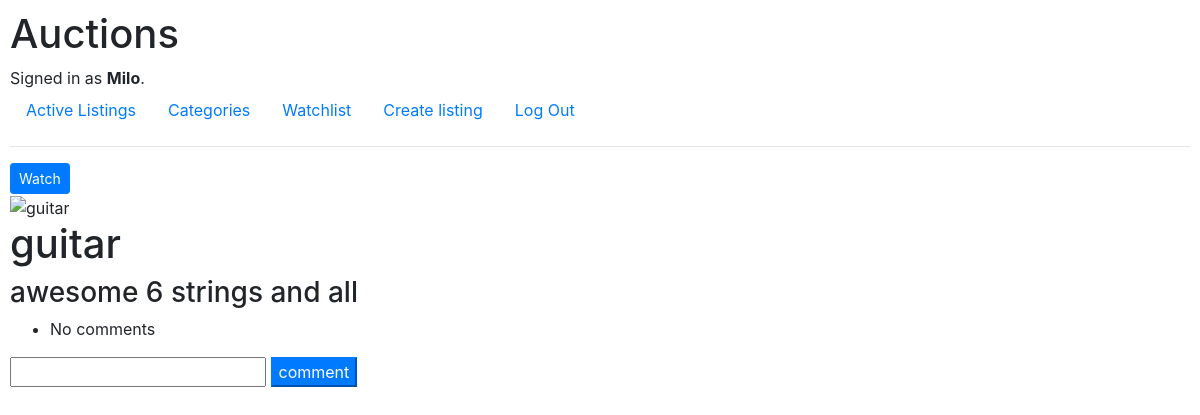
Page /2 (signed in) on the earlier database version.
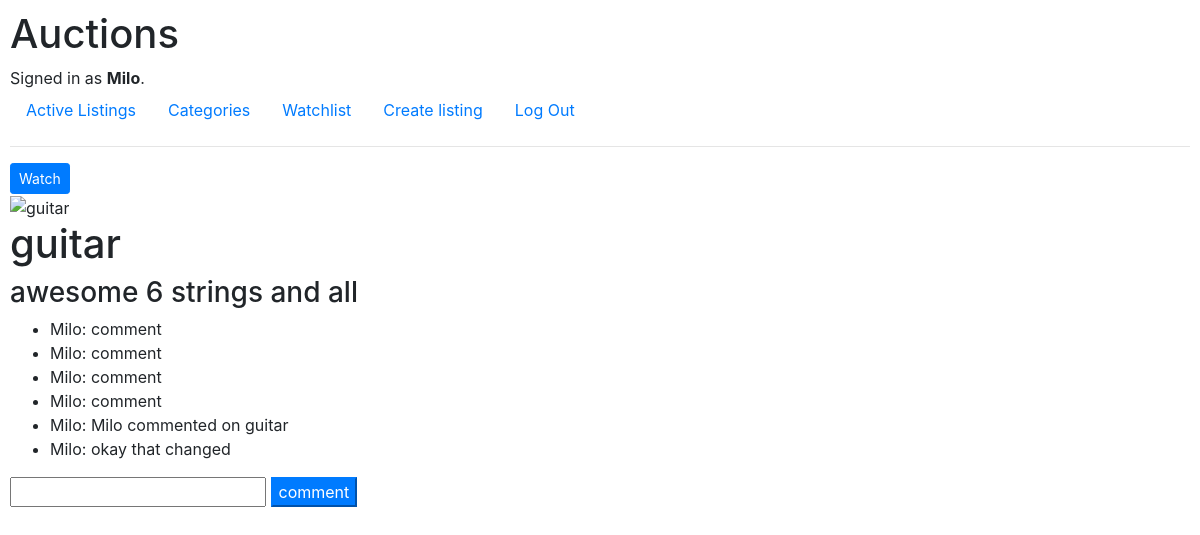
Same page on the later database version.
### auctions/models.py (models this page shows, shortened)
class User(AbstractUser):
    pass

class Listing(models.Model):
    title = models.CharField(max_length=150)
    description = models.CharField(max_length=300, blank=True)
    image = models.URLField(blank=True)
    starting_bid = models.DecimalField(max_digits=9, decimal_places=2)
    seller = models.ForeignKey(User, on_delete=models.CASCADE, related_name="seller")
    date_created = models.DateTimeField(default=timezone.now)
    watch = models.ManyToManyField(User, related_name="watch")

class Comments(models.Model):
    comment = models.CharField(max_length=200)
    user = models.ForeignKey(User, on_delete=models.PROTECT, related_name="user_comment")
    item = models.ForeignKey(Listing, on_delete=models.PROTECT, related_name="item_comment")
    date_comment = models.DateTimeField(default=timezone.now)
    def __str__(self):
        return f"{self.user}: {self.comment}"

### auctions/views.py (the view, shortened to what this page needs)
# urls.py: path("<int:pk>", views.listing, name="listing"),
@login_required
def listing(request, pk):
    watch_item = get_object_or_404(Listing, id=pk)
    is_watching = False
    if watch_item.watch.filter(id=request.user.id).exists():
        is_watching = True
    return render(request, "auctions/listing.html", {
        "item": Listing.objects.get(pk=pk),
        "comments": Comments.objects.filter(item_id=pk),
        "new_comment": CommentsForm(),
        "is_watching": is_watching
    })

### auctions/forms.py
class CommentsForm(ModelForm):
    class Meta:
        model = Comments
        fields = [
            "comment"
        ]
        labels = {
            "comment": ""
        }

### auctions/templates/auctions/listing.html (shortened to what this page needs)
{% extends "auctions/layout.html" %}
{% block body %}
<div>
    <div>
        <form action="{% url 'watch' item.pk %}", method="post">
            {% if is_watching %}
            <button type="submit", name="item_id", value="{{ item.id }}", class=" btn btn-danger btn-sm">Watching</button>
            {% else %}
            <button type="submit", name="item_id", value="{{ item.id }}", class=" btn btn-primary btn-sm">Watch</button>
            {% endif %}
        </form>
    </div>
    <div> <img scr="{{ item.image }}" alt="{{ item.title }}"></div>
    <div>
        <h1> {{ item.title }}</h1>
        <h3> {{ item.description }}</h3>
    </div>
</div>
<div>
    <div class="show_comments">
        <ul>
        {% for comment in comments %}
        <li> {{ comment }} </li>
        {% empty %}
        <li> No comments </li>
        {% endfor %}
    </div>
    <div>
        <form action="{% url 'listing' item.pk %}", method="post">
            {{ new_comment }}
            <input type="submit" class="btn-primary" Value="comment">
        </form>
    </div>
</div>
{% endblock %}

### auctions/templates/auctions/layout.html (shortened to what this page needs)
{% load static %}
<!DOCTYPE html>
<html lang="en">
    <head>
        <link rel="stylesheet" href="https://stackpath.bootstrapcdn.com/bootstrap/4.4.1/css/bootstrap.min.css">
        <link href="{% static 'auctions/styles.css' %}" rel="stylesheet">
    </head>
    <body>
        <h1>Auctions</h1>
        <div>
            {% if user.is_authenticated %}
                Signed in as <strong>{{ user.username }}</strong>.
            {% else %}
                Not signed in.
            {% endif %}
        </div>
        <ul class="nav">
            <li class="nav-item">
                <a class="nav-link" href="{% url 'index' %}">Active Listings</a>
            </li>
            {% if user.is_authenticated %}
                <li class="nav-item">
                    <a class="nav-link" href="{% url 'categories' %}">Categories</a>
                </li>
                <li class="nav-item">
                    <a class="nav-link" href="{% url 'watchlist' %}">Watchlist</a>
                </li>
                <li class="nav-item">
                    <a class="nav-link" href="{% url 'create' %}">Create listing</a>
                </li>
                <li class="nav-item">
                    <a class="nav-link" href="{% url 'logout' %}">Log Out</a>
                </li>
            {% endif %}
        </ul>
        <hr>
        {% block body %}
        {% endblock %}
    </body>
</html>

### auctions/static/auctions/styles.css (style rules this page uses)
body { padding: 10px; }

Differences in the rows shown:
added Comments: user+comment "Milo: comment"
added Comments: user+comment "Milo: comment"
added Comments: user+comment "Milo: comment"
added Comments: user+comment "Milo: comment"
added Comments: user+comment "Milo: Milo commented on guitar"
added Comments: user+comment "Milo: okay that changed"
Other differences:
text no longer shown: "No comments"
